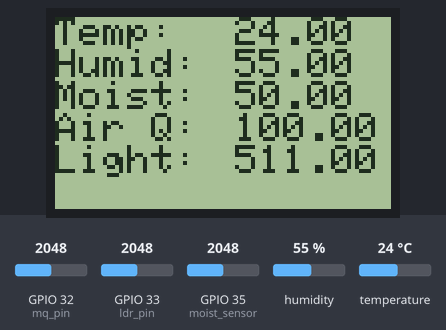
This sketch was run on a simulated ESP32. Shown: 84×48 one-colour display. The test bench sets the inputs (shaded band); at power-on: humidity 55 %, GPIO 32 (mq_pin) = 2048, GPIO 33 (ldr_pin) = 2048, GPIO 35 (moist_sensor) = 2048, temperature 24 °C. What the sketch prints to the serial monitor is not drawn.

Above: at 4.2 s.
4.3 s: humidity set to 22 %
At 14.3 s:
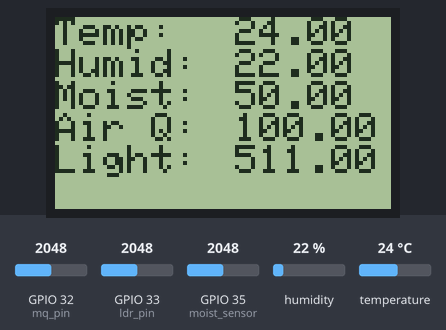
14.6 s: GPIO 32 (mq_pin) set to 2866
At 24.2 s:
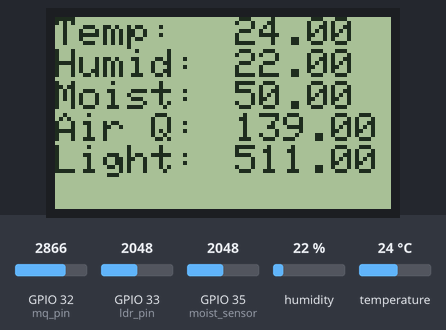
24.7 s: GPIO 33 (ldr_pin) set to 2866
At 33.9 s:
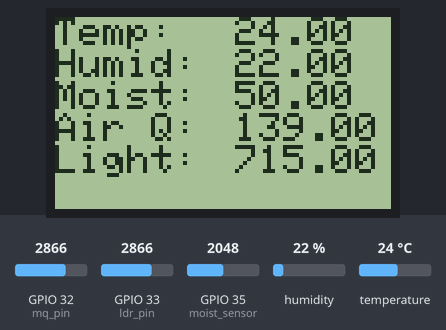
34.7 s: GPIO 35 (moist_sensor) set to 2866
At 43.6 s:
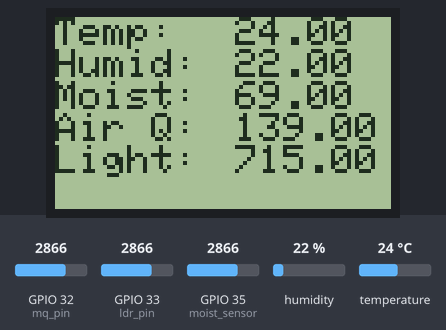
44.8 s: temperature set to 12 °C
At 54.5 s:
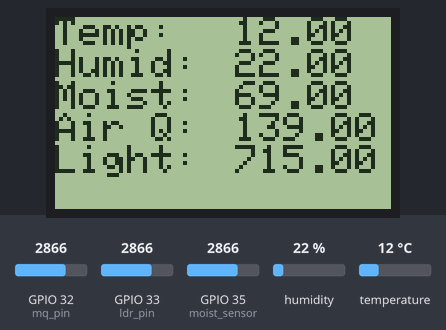
54.8 s: GPIO 32 (mq_pin) set to 3972
At 64.2 s:
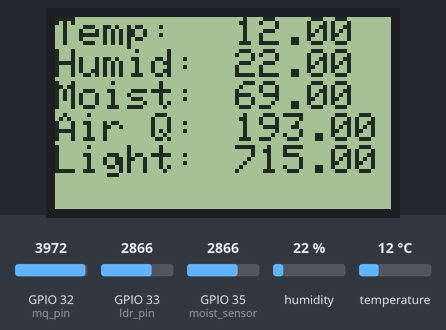
Timing chart, 0 to 65.7 s (numbered marks = the images above; inputs shaded):
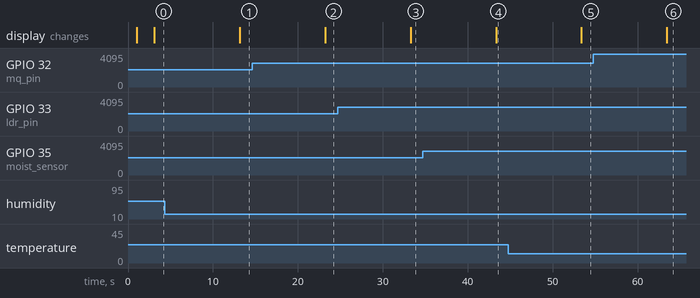

The sketch:

farm_care_node.ino
```cpp
#include <esp_now.h>
#include <WiFi.h>

#include <Wire.h>
#include <SPI.h>
#include <Adafruit_GFX.h>
#include <Adafruit_PCD8544.h>

#include "DHT.h"

#define DHTTYPE DHT11

Adafruit_PCD8544 display = Adafruit_PCD8544(18, 23, 4, 15, 2);
int contrastValue = 60; // Default Contrast Value
const int adcPin = 34;
int adcValue = 0;

const int ldr_pin = 33;
const int moist_sensor = 35;
const int moist_power = 25;
const int dht_pin = 27;
const int mq_pin = 32;

// REPLACE WITH THE MAC Address of your receiver
uint8_t broadcastAddress[] = {0x08,0x3A,0xF2,0x65,0xD8,0xC4};

// Define variables to store BME280 readings to be sent
float temperature;
float humidity;
float moisture;
float ldr_val;
float air_qual;

DHT dht(dht_pin, DHTTYPE);

// Variable to store if sending data was successful
String success;

//Structure example to send data
//Must match the receiver structure
typedef struct struct_message {
    float temp;
    float hum;
    float moist;
    float ldr;
    float air;
} struct_message;

// Create a struct_message called BME280Readings to hold sensor readings
struct_message SensorReadings;

// Create a struct_message to hold incoming sensor readings
struct_message incomingReadings;

esp_now_peer_info_t peerInfo;

// Callback when data is sent
void OnDataSent(const uint8_t *mac_addr, esp_now_send_status_t status) {
  Serial.print("\r\nLast Packet Send Status:\t");
  Serial.println(status == ESP_NOW_SEND_SUCCESS ? "Delivery Success" : "Delivery Fail");
  if (status ==0){
    success = "Delivery Success :)";
  }
  else{
    success = "Delivery Fail :(";
  }
}

//// Callback when data is received
//void OnDataRecv(const uint8_t * mac, const uint8_t *incomingData, int len) {
//  memcpy(&incomingReadings, incomingData, sizeof(incomingReadings));
//  Serial.print("Bytes received: ");
//  Serial.println(len);
//  incomingTemp = incomingReadings.temp;
//  incomingHum = incomingReadings.hum;
//  incomingPres = incomingReadings.pres;
//}

void setup() {
  Serial.begin(115200);

  pinMode(ldr_pin, INPUT);
  pinMode(moist_sensor, INPUT);
  pinMode(moist_power, OUTPUT);
  pinMode(dht_pin, INPUT);
  pinMode(mq_pin, INPUT);
  Serial.begin(115200);
  dht.begin();

  // Set device as a Wi-Fi Station
  WiFi.mode(WIFI_STA);

  // Init ESP-NOW
  if (esp_now_init() != ESP_OK) {
    Serial.println("Error initializing ESP-NOW");
    return;
  }

  // Once ESPNow is successfully Init, we will register for Send CB to get the status of Trasnmitted packet
  esp_now_register_send_cb(OnDataSent);

  // Register peer
  memcpy(peerInfo.peer_addr, broadcastAddress, 6);
  peerInfo.channel = 0;
  peerInfo.encrypt = false;

  // Add peer
  if (esp_now_add_peer(&peerInfo) != ESP_OK){
    Serial.println("Failed to add peer");
    return;
  }
  // Register for a callback function that will be called when data is received
//  esp_now_register_recv_cb(OnDataRecv);

  /* Initialize the Display*/
  display.begin();

  /* Change the contrast using the following API*/
  display.setContrast(contrastValue);

  /* Clear the buffer */
  display.clearDisplay();
  display.display();
  delay(1000);

  /* Now let us display some text */
  display.setTextColor( BLACK);
  display.setCursor(0,0);
  display.setTextSize(1);
  display.println("Temp: ");
  display.setCursor(0,8);
  display.println("Humid: ");
  display.setCursor(0,16);
  display.println("Moist: ");
  display.setCursor(0,24);
  display.println("Air Q: ");
  display.setCursor(0,32);
  display.println("Light: ");
  display.display();
  delay(2000);
}

void loop() {
  getReadings();

  // Set values to send
  SensorReadings.temp = temperature;
  SensorReadings.hum = humidity;
  SensorReadings.moist = moisture;
  SensorReadings.ldr = ldr_val;
  SensorReadings.air = air_qual;

  // Send message via ESP-NOW
  esp_err_t result = esp_now_send(broadcastAddress, (uint8_t *) &SensorReadings, sizeof(SensorReadings));

  if (result == ESP_OK) {
    Serial.println("Sent with success");
  }
  else {
    Serial.println("Error sending the data");
  }
  updateDisplay();
  delay(10000);
}
void getReadings(){
  temperature = dht.readTemperature();

  humidity = dht.readHumidity();

  ldr_val = analogRead(ldr_pin);
  ldr_val = map(ldr_val, 0, 4095, 0, 1023);

  air_qual = analogRead(mq_pin);
  air_qual = map(air_qual, 0, 4095, 0, 200);

  digitalWrite(moist_power, HIGH);
  delay(10);
  moisture = analogRead(moist_sensor);
  digitalWrite(moist_power, LOW);
  moisture = map(moisture, 0, 4095, 0, 100);
}

void updateDisplay(){
//  Serial.println("INCOMING READINGS");
//  Serial.print("Temperature: ");
//  Serial.print(incomingReadings.temp);
//  Serial.println(" ºC");
//  Serial.print("Humidity: ");
//  Serial.print(incomingReadings.hum);
//  Serial.println(" %");
//  Serial.print("Pressure: ");
//  Serial.print(incomingReadings.pres);
//  Serial.println(" hPa");
//  Serial.println();

  display.clearDisplay();

  display.setTextColor( BLACK);
  display.setCursor(0,0);
  display.setTextSize(1);
  display.println("Temp: ");
  display.setCursor(45,0);
  display.println(temperature);

  Serial.println("Temperature: ");
  Serial.println(temperature);

  display.setCursor(0,8);
  display.println("Humid: ");
  display.setCursor(45,8);
  display.println(humidity);

  Serial.println("Humidity: ");
  Serial.println(humidity);

  display.setCursor(0,16);
  display.println("Moist: ");
  display.setCursor(45,16);
  display.println(moisture);

  Serial.println("Soil Moisture: ");
  Serial.println(moisture);

  display.setCursor(0,24);
  display.println("Air Q: ");
  display.setCursor(45,24);
  display.println(air_qual);

  Serial.println("Air Quality: ");
  Serial.println(air_qual);

  display.setCursor(0,32);
  display.println("Light: ");
  display.setCursor(45,32);
  display.println(ldr_val);

  Serial.println("Light Intensity: ");
  Serial.println(ldr_val);

  display.display();
}
```

Measured:
- after the input at 4.3 s, the display: changes after 8.9 s (image 1)
- after the input at 14.6 s, the display: changes after 8.6 s (image 2)
- after the input at 24.7 s, the display: changes after 8.6 s (image 3)
- after the input at 34.7 s, the display: changes after 8.6 s (image 4)
- after the input at 44.8 s, the display: changes after 8.6 s (image 5)
- after the input at 54.8 s, the display: changes after 8.6 s (image 6)
